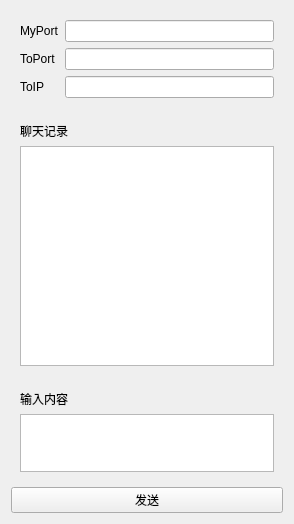
<?xml version="1.0" encoding="UTF-8"?>
<ui version="4.0">
 <class>Udp2</class>
 <widget class="QWidget" name="Udp2">
  <property name="geometry">
   <rect>
    <x>0</x>
    <y>0</y>
    <width>294</width>
    <height>524</height>
   </rect>
  </property>
  <property name="windowTitle">
   <string>杨义杰</string>
  </property>
  <layout class="QVBoxLayout" name="verticalLayout_3">
   <item>
    <widget class="QWidget" name="widget" native="true">
     <property name="maximumSize">
      <size>
       <width>16777215</width>
       <height>100</height>
      </size>
     </property>
     <layout class="QGridLayout" name="gridLayout">
      <item row="0" column="0">
       <widget class="QLabel" name="labMyPort">
        <property name="text">
         <string>MyPort</string>
        </property>
       </widget>
      </item>
      <item row="0" column="1">
       <widget class="QLineEdit" name="MyPort"/>
      </item>
      <item row="1" column="0">
       <widget class="QLabel" name="labToPort">
        <property name="text">
         <string>ToPort</string>
        </property>
       </widget>
      </item>
      <item row="1" column="1">
       <widget class="QLineEdit" name="ToPort"/>
      </item>
      <item row="2" column="0">
       <widget class="QLabel" name="labToIP">
        <property name="text">
         <string>ToIP</string>
        </property>
       </widget>
      </item>
      <item row="2" column="1">
       <widget class="QLineEdit" name="ToIP"/>
      </item>
     </layout>
    </widget>
   </item>
   <item>
    <widget class="QWidget" name="widget_2" native="true">
     <layout class="QVBoxLayout" name="verticalLayout">
      <item>
       <widget class="QLabel" name="label_4">
        <property name="text">
         <string>聊天记录</string>
        </property>
       </widget>
      </item>
      <item>
       <widget class="QTextBrowser" name="record"/>
      </item>
     </layout>
    </widget>
   </item>
   <item>
    <widget class="QWidget" name="widget_3" native="true">
     <property name="minimumSize">
      <size>
       <width>0</width>
       <height>100</height>
      </size>
     </property>
     <property name="maximumSize">
      <size>
       <width>16777215</width>
       <height>100</height>
      </size>
     </property>
     <layout class="QVBoxLayout" name="verticalLayout_2">
      <item>
       <widget class="QLabel" name="label_5">
        <property name="text">
         <string>输入内容</string>
        </property>
       </widget>
      </item>
      <item>
       <widget class="QTextEdit" name="input"/>
      </item>
     </layout>
    </widget>
   </item>
   <item>
    <widget class="QPushButton" name="pushButtonSend">
     <property name="text">
      <string>发送</string>
     </property>
    </widget>
   </item>
  </layout>
 </widget>
 <resources/>
 <connections/>
</ui>
